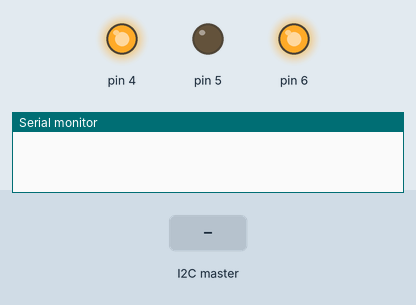
This sketch was run on a simulated Arduino Uno, built with avr-gcc and run on an emulated ATmega328P. On the bench: output pins drawn as LEDs (lit = HIGH), the last lines printed to the serial monitor. The inputs (shaded band) are chosen by the test bench.

Above: at 1.2 s.
1.3 s: the I2C master sends the byte 2
At 2.4 s:
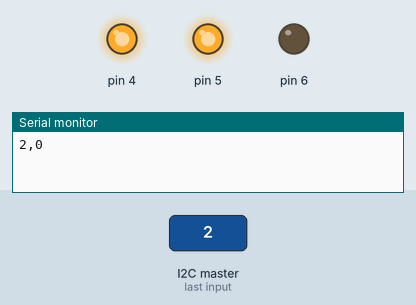
2.8 s: the I2C master sends the byte 1
At 3.5 s:
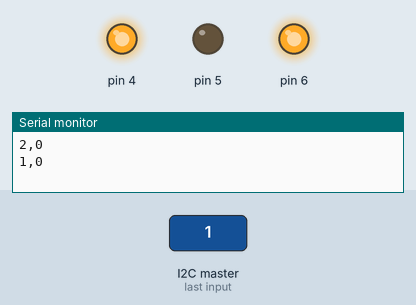
Timing chart, 0 to 5.8 s (numbered marks = the images above; inputs shaded):
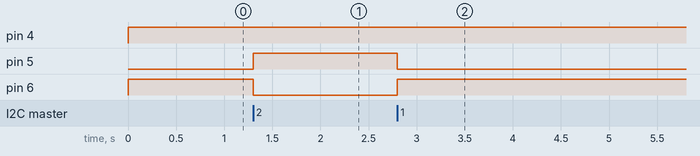

The sketch:

RcCar.ino
```cpp
#include <Wire.h>
#define SLAVE_ADDR 9

int cm = 0;
int speed = 0;
int x = 0;
int y = 0;
void setup()
{Serial.begin(9600);
   Wire.begin(SLAVE_ADDR);
 Wire.onReceive(receiveEvent);
  pinMode(6, OUTPUT);
  pinMode(5, OUTPUT);
  pinMode(4, OUTPUT);
 Wire.onRequest(returnCm);
}

void returnCm(){
  cm = 0.01723 * readUltrasonicDistance(7, 8);
  Serial.print("Request");
  Wire.write(cm);
}
int rd = 0;
long readUltrasonicDistance(int triggerPin, int echoPin)
{
  pinMode(triggerPin, OUTPUT);
  digitalWrite(triggerPin, LOW);
  delayMicroseconds(2);
  digitalWrite(triggerPin, HIGH);
  delayMicroseconds(10);
  digitalWrite(triggerPin, LOW);
  pinMode(echoPin, INPUT);
  return pulseIn(echoPin, HIGH);
}
void receiveEvent(int howMany){
  rd = Wire.read();
  y = rd/10;
  x = rd%10;
  Serial.print(x);
    Serial.print(",");
    Serial.println(y);
}
void car (){
  if (y == 0){
    speed = 0;
  }
  else if (y == 1){
    forward();
  }
  else if (y == 2){
    backwards();
  }
    if (x == 0){
    forward();
  }
  else if (x == 1){
    left();
  }
  else if (x == 2){
    right();
  }
}

 void forward(){
    digitalWrite(10,LOW);
    digitalWrite(9,HIGH);
   	digitalWrite(6,HIGH);
   	digitalWrite(5,LOW);
   speed = 150;
  }
void backwards(){
   	digitalWrite(10,HIGH);
 	digitalWrite(9,LOW);
  	digitalWrite(6,LOW);
  	digitalWrite(5,HIGH);
  speed = 150;
 }
void left(){
  	digitalWrite(10,HIGH);
  	digitalWrite(9,LOW);
    digitalWrite(6,HIGH);
   	digitalWrite(5,LOW);
  speed = 150;
 }
void right(){
  	digitalWrite(10,LOW);
    digitalWrite(9,HIGH);
    digitalWrite(6,LOW);
  	digitalWrite(5,HIGH);
  speed = 150;
 }
void loop(){
  car();
  analogWrite(4,speed);
}
```

Measured:
- after the input at 1.3 s, pin 5: LOW → HIGH at once; pin 6: HIGH → LOW at once
- after the input at 2.8 s, pin 5: HIGH → LOW at once; pin 6: LOW → HIGH at once
